Frame 1 (no input): blank canvas, image omitted
Frame 60 (no input): blank canvas, image omitted
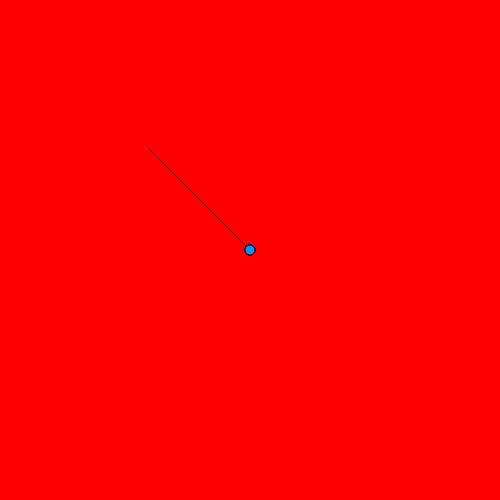
Frame 120 (the mouse pressed at the canvas centre since frame 60)

The p5.js sketch whose frames 1 and 60 were blank and that drew this single picture after the mouse press (run headless with seeded random() and noise() and a simulated clock; from frame 60 on, the mouse is pressed at the canvas centre):

// p5.js sketch
// ── sketch.js
function setup() {
  createCanvas(500, 500);
  background(255, 0, 0);
}
function draw() {
  if(mouseIsPressed) {
    stroke(50, 0, 50);
    line(150, 150, mouseX, mouseY);
    circle(mouseX,mouseY,10);
    fill(random(255),random(255),random(255));
  }
}
